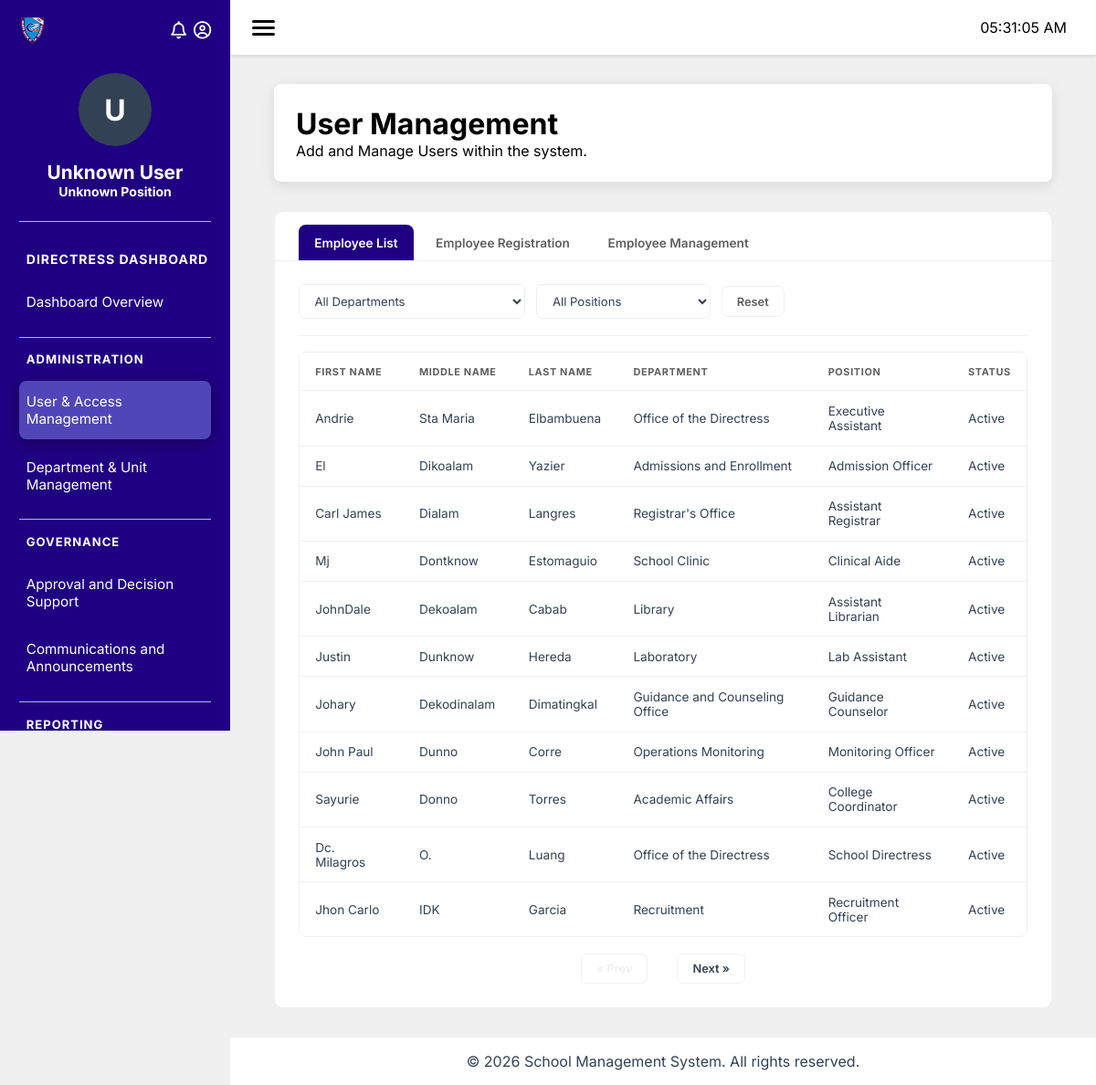
/modules/school-directress/index.php?page=user-management (signed in), run on the app's committed database.
### tables this page shows
CREATE TABLE `sms_employee` (
  `employee_id` bigint(100) NOT NULL,
  `first_name` varchar(100) DEFAULT NULL,
  `middle_name` varchar(100) DEFAULT NULL,
  `last_name` varchar(100) DEFAULT NULL,
  `role` int(100) DEFAULT NULL,
  `status` enum('active','inactive') DEFAULT NULL,
  `date_hired` date DEFAULT NULL,
  `user_id` int(11) DEFAULT NULL,
  `department` int(100) DEFAULT NULL,
  `position` int(100) DEFAULT NULL
);

CREATE TABLE `sd_department` (
  `department_id` int(100) NOT NULL,
  `department_name` varchar(100) DEFAULT NULL,
  `department_head` bigint(100) DEFAULT NULL
);

CREATE TABLE `sd_position` (
  `position_id` int(10) NOT NULL,
  `position_name` varchar(100) DEFAULT NULL,
  `department` int(100) DEFAULT NULL
);

### database/db.php (called while the page is built, shortened)
<?php
class Database {
    private $conn;
    public function __construct() {
        $this->host = getenv('DB_HOST') ?: "localhost";
        $this->port = getenv('DB_PORT') ?: "3306";
        $this->db   = getenv('DB_DATABASE') ?: (getenv('DB_NAME') ?: "prototype");
        $this->user = getenv('DB_USER') ?: "root";
        $this->pass = getenv('DB_PASSWORD') !== false ? getenv('DB_PASSWORD') : "";
        try {
            $dsn = "mysql:host={$this->host};port={$this->port};dbname={$this->db};charset=utf8mb4";
            $this->conn = new PDO($dsn, $this->user, $this->pass);
            $this->conn->setAttribute(PDO::ATTR_ERRMODE, PDO::ERRMODE_EXCEPTION);
            $this->conn->setAttribute(PDO::ATTR_DEFAULT_FETCH_MODE, PDO::FETCH_ASSOC);
        } catch (PDOException $e) {
            throw new RuntimeException("DB Connection failed: " . $e->getMessage(), 0, $e);
        }
    }
    public function getConnection() {
        return $this->conn;
    }
}

### modules/school-directress/classes/Employee.php (called while the page is built, shortened)
<?php
include_once __DIR__ . '/../../../database/db.php';
Class Employee {
    private $conn;
    public function __construct($pdo = null) {
        if ($pdo instanceof PDO) {
            $this->conn = $pdo;
        } else {
            $database = new Database();
            $this->conn = $database->getConnection();
        }
    }
    public function getEmployees() {
    $sql = "SELECT
                sms.employee_id,
                sms.first_name,
                sms.middle_name,
                sms.last_name,
                sd.department_name,
                sp.position_name,
                sms.status
            FROM sms_employee sms
            LEFT JOIN sd_department sd
                ON sms.department = sd.department_id
            LEFT JOIN sd_position sp
                ON sms.position = sp.position_id
            ORDER BY sms.employee_id";
    $stmt = $this->conn->prepare($sql);
    $stmt->execute();
    return $stmt->fetchAll(PDO::FETCH_ASSOC);
    }
}

### modules/school-directress/pages/user-management.php (the view, shortened to what this page needs)
<?php
$employeeClass = new Employee();
$employees = $employeeClass->getEmployees();
?>
<div class="module-header">
    <h1>User Management</h1>
    <p>Add and Manage Users within the system.</p>
</div>
<div class="module-content">
    <div class="tab-container">
        <ul class="tab-list">
            <li class="tab-item active" data-tab="employee-list">Employee List</li>
            <li class="tab-item" data-tab="employee-registration">Employee Registration</li>
            <li class="tab-item" data-tab="employee-management">Employee Management</li>
        </ul>
        <div id="employee-list" class="tab-content active">
            <div class="form-section">
                    <div class="form-section-header">
                        <div class="employee-filters">
                            <select id="filter-department">
                                <option value="">All Departments</option>
                            </select>
                            <select id="filter-position">
                                <option value="">All Positions</option>
                            </select>
                            <button id="filter-reset-btn">Reset</button>
                        </div>
                    </div>
                <div class="table-wrapper">
                    <table class="user-table">
                        <thead>
                            <tr>
                                <th>First Name</th>
                                <th>Middle Name</th>
                                <th>Last Name</th>
                                <th>Department</th>
                                <th>Position</th>
                                <th>Status</th>
                            </tr>
                        </thead>
                        <tbody id="employee-table-body">
                            <?php if (!empty($employees)): ?>
                                <?php foreach ($employees as $e): ?>
                                    <tr class="employee-row">
                                        <td><?= htmlspecialchars($e['first_name'] ?? '—'); ?></td>
                                        <td><?= htmlspecialchars($e['middle_name'] ?? '—'); ?></td>
                                        <td><?= htmlspecialchars($e['last_name'] ?? '—'); ?></td>
                                        <td><?= htmlspecialchars($e['department_name'] ?? $e['department'] ?? '—'); ?></td>
                                        <td><?= htmlspecialchars($e['position_name'] ?? $e['position'] ?? '—'); ?></td>
                                        <td><?= htmlspecialchars(isset($e['status']) && $e['status'] !== '' ? ucfirst(strtolower($e['status'])) : '—'); ?></td>
                                    </tr>
                                <?php endforeach; ?>
                            <?php else: ?>
                                <tr><td colspan="6">No employees found.</td></tr>
                            <?php endif; ?>
                        </tbody>
                    </table>
                </div>
                <div class="pagination-controls">
                    <button id="emp-prev-btn" disabled>&laquo; Prev</button>
                    <button id="emp-next-btn">Next &raquo;</button>
                </div>
            </div>
        </div>
    </div>
</div>

### modules/school-directress/css/layout/module-container.css (style rules this page uses)
.module-header { background: var(--color3); padding: 1.5rem; border-radius: 8px; box-shadow: 0 4px 15px rgba(0, 0, 0, 0.1); margin-bottom: 2rem; min-height: 100px; display: flex; flex-direction: column; justify-content: center; }
.module-content { min-height: 500px; }

### modules/school-directress/css/pages/user-management.css (style rules this page uses)
.module-content { display: flex; flex-direction: column; gap: 1.75rem; }
.tab-container { background: var(--color3); border: 1px solid var(--color9); border-radius: 10px; overflow: hidden; }
.tab-list { display: flex; gap: 0.4rem; list-style: none; margin: 0; padding: 0.9rem 1.6rem 0 1.6rem; border-bottom: 1px solid var(--color9); }
.tab-item { font-size: 0.85rem; font-weight: 600; color: var(--color5); padding: 0.7rem 1.1rem; border-radius: 8px 8px 0 0; cursor: pointer; transition: background 0.15s ease, color 0.15s ease; }
.tab-item.active { background: var(--color1); color: var(--color3); }
.tab-content { display: none; padding: 1.6rem; }
.tab-content.active { display: block; }
.form-section-header { display: flex; align-items: center; justify-content: space-between; margin-bottom: 1.1rem; }
.employee-filters { display: flex; align-items: center; gap: 0.75rem; }
.employee-filters select { border: 1px solid var(--color9); border-radius: 7px; padding: 0.55rem 0.8rem; font-size: 0.82rem; color: var(--color2); background: var(--color3); min-width: 160px; }
#filter-reset-btn { font-size: 0.8rem; font-weight: 600; padding: 0.55rem 1rem; border-radius: 7px; border: 1px solid var(--color9); background: var(--color3); color: var(--color5); cursor: pointer; transition: border-color 0.15s ease, color 0.15s ease; }
.table-wrapper { border: 1px solid var(--color9); border-radius: 8px; overflow: hidden; overflow-x: auto; }
.user-table { width: 100%; border-collapse: collapse; }
.user-table thead th { text-align: left; font-size: 0.68rem; font-weight: 700; text-transform: uppercase; letter-spacing: 0.06em; color: var(--color5); padding: 0.85rem 1.1rem; border-bottom: 1px solid var(--color9); white-space: nowrap; }
.user-table tbody td { font-size: 0.85rem; color: var(--color2); padding: 0.85rem 1.1rem; border-bottom: 1px solid var(--color9); }
.user-table tbody tr:last-child td { border-bottom: none; }
.pagination-controls { display: flex; align-items: center; justify-content: center; gap: 1rem; margin-top: 1.1rem; }
.pagination-controls button { font-size: 0.8rem; font-weight: 600; padding: 0.5rem 1rem; border-radius: 7px; border: 1px solid var(--color9); background: var(--color3); color: var(--color2); cursor: pointer; transition: border-color 0.15s ease, background 0.15s ease; }
.pagination-controls button:disabled { color: var(--color9); cursor: not-allowed; }

### modules/school-directress/css/pages/department-unit-management.css (style rules this page uses)
.tab-container { background: var(--color3); border: 1px solid var(--color9); border-radius: 10px; overflow: hidden; }
.tab-list { display: flex; gap: 0.4rem; list-style: none; margin: 0; padding: 0.9rem 1.6rem 0 1.6rem; border-bottom: 1px solid var(--color9); }
.tab-item { font-size: 0.85rem; font-weight: 600; color: var(--color5); padding: 0.7rem 1.1rem; border-radius: 8px 8px 0 0; cursor: pointer; transition: background 0.15s ease, color 0.15s ease; }
.tab-item.active { background: var(--color1); color: var(--color3); }
.tab-content { display: none; padding: 1.6rem; }
.tab-content.active { display: block; }
.form-section-header { display: flex; align-items: center; justify-content: space-between; padding-bottom: 1.1rem; margin-bottom: 1.1rem; border-bottom: 1px solid var(--color9); }

### modules/school-directress/css/pages/communications-announcements.css (style rules this page uses)
.module-content { display: flex; flex-direction: column; gap: 1.75rem; }

### modules/school-directress/css/base/variables.css (style rules this page uses)
:root { --color1: rgba(32, 0, 130, 1); --color2: rgba(51, 65, 85, 1); --color3: rgba(255, 255, 255, 1); --color4: rgba(186, 186, 186, 1); --color5: rgba(95, 95, 95, 1); --color6: rgba(51, 65, 85, 1); --color7: rgb(81, 70, 183); --color8: rgb(0, 0, 0); --color9: rgba(240, 240, 240, 1); --color10: #e53e3e; --sidebar-width: 252px; --header-height: 60px; }

### modules/school-directress/css/base/global.css (style rules this page uses)
body { background: var(--color9); }

### data on the page
sms_employee: first_name "Andrie", middle_name "Sta Maria", last_name "Elbambuena", department.department_name "Office of the Directress", position.position_name "Executive Assistant", status "Active"
sms_employee: first_name "El", middle_name "Dikoalam", last_name "Yazier", department.department_name "Admissions and Enrollment", position.position_name "Admission Officer", status "Active"
sms_employee: first_name "Carl James", middle_name "Dialam", last_name "Langres", department.department_name "Registrar's Office", position.position_name "Assistant Registrar", status "Active"
sms_employee: first_name "Mj", middle_name "Dontknow", last_name "Estomaguio", department.department_name "School Clinic", position.position_name "Clinical Aide", status "Active"
sms_employee: first_name "JohnDale", middle_name "Dekoalam", last_name "Cabab", department.department_name "Library", position.position_name "Assistant Librarian", status "Active"
sms_employee: first_name "Justin", middle_name "Dunknow", last_name "Hereda", department.department_name "Laboratory", position.position_name "Lab Assistant", status "Active"
sms_employee: first_name "Johary", middle_name "Dekodinalam", last_name "Dimatingkal", department.department_name "Guidance and Counseling Office", position.position_name "Guidance Counselor", status "Active"
sms_employee: first_name "John Paul", middle_name "Dunno", last_name "Corre", department.department_name "Operations Monitoring", position.position_name "Monitoring Officer", status "Active"
sms_employee: first_name "Sayurie", middle_name "Donno", last_name "Torres", department.department_name "Academic Affairs", position.position_name "College Coordinator", status "Active"
sms_employee: first_name "Dc. Milagros", middle_name "O.", last_name "Luang", department.department_name "Office of the Directress", position.position_name "School Directress", status "Active"
sms_employee: first_name "Jhon Carlo", middle_name "IDK", last_name "Garcia", department.department_name "Recruitment", position.position_name "Recruitment Officer", status "Active"

### other printed values
substr(htmlspecialchars($employeeClass->getEmployeeName()), 0, 1) "U"
$employeeClass->getEmployeeName() "Unknown User"
$employeeClass->getEmployeePosition() "Unknown Position"
$label "Dashboard Overview"
str_replace('-', ' ', $section) "ADMINISTRATION"
$label "User & Access Management"
$label "Department & Unit Management"
str_replace('-', ' ', $section) "GOVERNANCE"
$label "Approval and Decision Support"
$label "Communications and Announcements"
str_replace('-', ' ', $section) "REPORTING"
